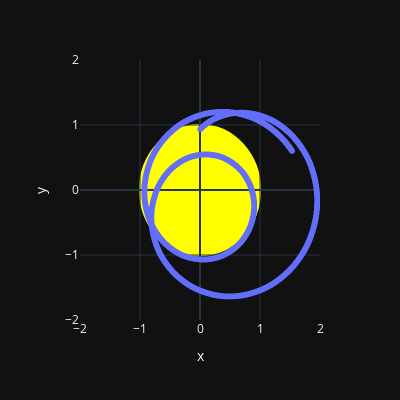

The cell this chart's notebook holds for it:
### Code cell
x_pos = ssb_wrt_sun_position_scaled[:, 0]
y_pos = ssb_wrt_sun_position_scaled[:, 1]

import plotly.graph_objects as go
# Create scatter trace of text labels
fig = px.scatter(x=x_pos, y=y_pos, template='plotly_dark')

# Add Sun
fig.add_shape(type='circle',
    xref='x', yref='y',
    x0=x_pos, y0=y_pos,
    line_color='Yellow',
    fillcolor='Yellow',
    layer='below'
)


fig.update_layout(width=400, height=400)
fig.update(layout_yaxis_range=[-2,2], layout_xaxis_range=[-2,2])
fig.show()

### Figure 1 — Plotly figure (JSON) as saved in the notebook; plotly's stock layout.template omitted (floating-point values rounded to 4 significant figures; data arrays with more than 128 entries replaced by an {"elided": "..."} marker saying what was removed)
{"data": [{"hovertemplate": "x=%{x}<br>y=%{y}<extra></extra>", "legendgroup": "", "marker": {"color": "#636efa", "symbol": "circle"}, "mode": "markers", "name": "", "showlegend": false, "type": "scattergl", "x": {"elided": "10000 float values"}, "xaxis": "x", "y": {"elided": "10000 float values"}, "yaxis": "y"}], "layout": {"height": 400, "legend": {"tracegroupgap": 0}, "margin": {"t": 60}, "shapes": [{"fillcolor": "Yellow", "layer": "below", "line": {"color": "Yellow"}, "type": "circle", "x0": {"elided": "10000 float values"}, "xref": "x", "y0": {"elided": "10000 float values"}, "yref": "y"}], "width": 400, "xaxis": {"anchor": "y", "domain": [0, 1], "range": [-2, 2], "title": {"text": "x"}}, "yaxis": {"anchor": "x", "domain": [0, 1], "range": [-2, 2], "title": {"text": "y"}}}}
